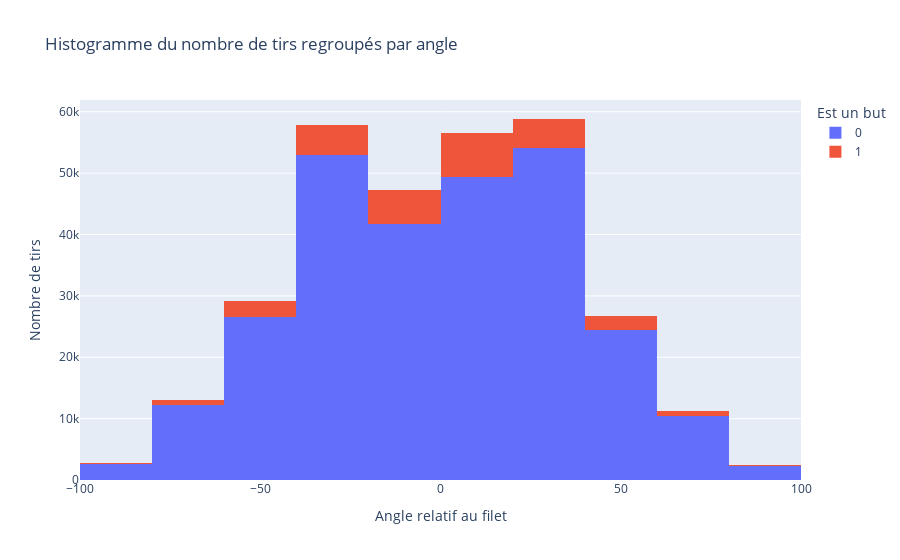

The notebook cell this image was saved under:
### Markdown cell above
Entre 0 et 50 unités de distance du filet, il y a une augmentation significative du nombre de tirs. Cela suggère que les joueurs ont tendance à prendre des tirs plus fréquemment lorsqu'ils sont très proche du filet.

Entre 50 et 200 unités de distance du filet, le nombre de tirs diminue considérablement. Cela peut indiquer que les joueurs sont moins enclins à tenter des tirs lorsqu'ils sont très éloignés du filet. 

La fréquence des buts est plus élevée entre 0 et 40 unités de distance du filet. Cela pourrait signifier que les tirs effectués à des distances proches du filet ont une plus grande probabilité de se transformer en buts.

### Code cell
import plotly.express as px
df_g = nouveau_df.groupby(['Angle_relatif_au_filet', 'est_un_but']).size().reset_index(name='Counts')

# Créer un histogramme
fig = px.histogram(df_g,
                   x='Angle_relatif_au_filet', 
                   y='Counts',
                   color='est_un_but',
                   labels={'est_un_but': 'Est un but'},
                   title='Histogramme du nombre de tirs regroupés par angle',
                   nbins=10)  # Augmenter le nombre de compartiments (bins) pour une meilleure répartition

# Ajouter un titre à l'axe x
fig.update_xaxes(title='Angle relatif au filet')

# Ajouter un titre à l'axe y
fig.update_yaxes(title='Nombre de tirs')

# Afficher le graphique
fig.show()
fig.write_html("/Users/Lenovo/Desktop/article_blog/NHL-blog/hist2.html")

### Figure 1 — Plotly figure (JSON) as saved in the notebook; plotly's stock layout.template omitted (floating-point values rounded to 4 significant figures; data arrays with more than 128 entries replaced by an {"elided": "..."} marker saying what was removed)
{"data": [{"alignmentgroup": "True", "bingroup": "x", "histfunc": "sum", "hovertemplate": "Est un but=0<br>Angle_relatif_au_filet=%{x}<br>sum of Counts=%{y}<extra></extra>", "legendgroup": "0", "marker": {"color": "#636efa", "pattern": {"shape": ""}}, "name": "0", "nbinsx": 10, "offsetgroup": "0", "orientation": "v", "showlegend": true, "type": "histogram", "x": {"elided": "6859 float values"}, "xaxis": "x", "y": {"elided": "6859 int values"}, "yaxis": "y"}, {"alignmentgroup": "True", "bingroup": "x", "histfunc": "sum", "hovertemplate": "Est un but=1<br>Angle_relatif_au_filet=%{x}<br>sum of Counts=%{y}<extra></extra>", "legendgroup": "1", "marker": {"color": "#EF553B", "pattern": {"shape": ""}}, "name": "1", "nbinsx": 10, "offsetgroup": "1", "orientation": "v", "showlegend": true, "type": "histogram", "x": {"elided": "2713 float values"}, "xaxis": "x", "y": {"elided": "2713 int values"}, "yaxis": "y"}], "layout": {"barmode": "relative", "legend": {"title": {"text": "Est un but"}, "tracegroupgap": 0}, "title": {"text": "Histogramme du nombre de tirs regroupés par angle"}, "xaxis": {"anchor": "y", "domain": [0, 1], "title": {"text": "Angle relatif au filet"}}, "yaxis": {"anchor": "x", "domain": [0, 1], "title": {"text": "Nombre de tirs"}}}}
